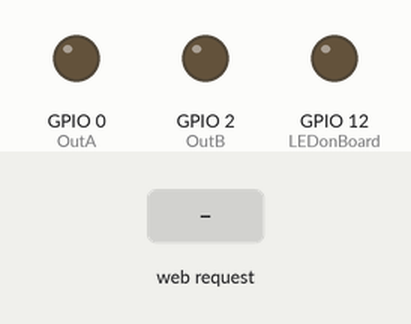
A sketch run on a simulated ESP8266 (NodeMCU). Shown: output pins drawn as LEDs (lit = HIGH). The inputs (shaded band) are chosen by the test bench. WiFi joins after 1.5 s; servers stay silent unless stated; what the sketch prints to the serial monitor is not drawn.

Above: at 0.0 s.
At 3.7 s:
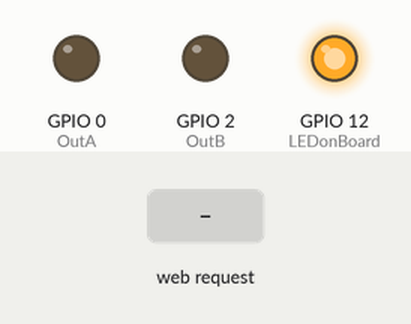
3.8 s: HTTP request GET /setPOS?POS=1 received
Timing chart, 0 to 6.8 s (numbered marks = the images above; inputs shaded):
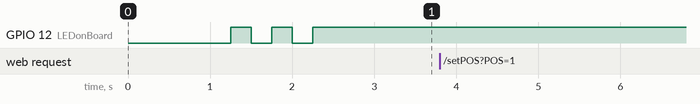

The sketch:

ESP_motor_speed_control.ino
```cpp
/*
 * Arduino code for controlling a DC motor's speed and direction with an ESP8266 using a browser on a device in local network.
 *
 * Made by KushagraK7: https://www.instructables.com/member/KushagraK7/
 *
 * The ESP8266 and the controlling device such as the laptop or the smartphone should be connected to the same local network.
 *
 *
 */

#include <ESP8266WiFi.h>
#include <ESP8266WebServer.h>

#include "PageIndex.h"; //--> Include the contents of the User Interface Web page, stored in the same folder as the .ino file

#define LEDonBoard 12  //--> Defining an On Board LED, used for indicators when the process of connecting to a wifi router

#define OutA 0
#define OutB 2

#define YES 1
#define NO 0

//----------------------------------------SSID and Password of your WiFi router
const char *ssid = "Your_Wi-Fi_Router's_name";
const char *password = "Router_Password";
//----------------------------------------

int pos;
int p = 0;
int m = 1;
int sp;
float spe = 0;

int acc = YES;//If the value is 'YES', the motor will accelerate, if it is 'NO', it will not.

String POS;
String Dir;

ESP8266WebServer server(80);  //--> Server on port 80

//----------------------------------------This routine is executed when you open NodeMCU ESP8266 IP Address in browser
void handleRoot() {
 String s = MAIN_page; //Read HTML contents
 server.send(200, "text/html", s); //Send web page
}
//----------------------------------------

//----------------------------------------Procedure for handling servo control
void setSpeed()
{
  POS = server.arg("POS");

  p = POS.toInt();

  Serial.print("Position:  ");
  Serial.print(p);
  Serial.print("  Direction:  ");
  Serial.println(m);
  server.send(200, "text/plane","");


}

void setDir()
{
  Dir = server.arg("Dir");

  if(Dir.length()  != 0) m = Dir.toInt();

  /*
  Serial.print("Position:  ");
  Serial.print(p);
  Serial.print("  Direction:  ");
  Serial.println(m);
  server.send(200, "text/plane","");
  */
}

void run(int s)
{
  if(s > 0 && s <= 255)
  {
    digitalWrite(OutB, LOW);
    analogWrite(OutA, s);
  }

  if(s < 0 && s >= -255)
  {
    digitalWrite(OutA, LOW);
    analogWrite(OutB, -s);
  }

  else
  {
    digitalWrite(OutB, LOW);
    digitalWrite(OutA, LOW);
  }

}
//----------------------------------------
//----------------------------------------Setup----------------------------------------
void setup() {
  Serial.begin(115200);
  delay(1000);

  pinMode(OutA, OUTPUT);
  pinMode(OutB, OUTPUT);


  WiFi.begin(ssid, password); //--> Connect to your WiFi router
  Serial.println("");

  pinMode(LEDonBoard,OUTPUT); //--> On Board LED port Direction output
  digitalWrite(LEDonBoard, HIGH); //--> Turn off Led On Board

  //----------------------------------------Wait for connection
  Serial.print("Connecting");
  while (WiFi.status() != WL_CONNECTED) {
    Serial.print(".");
    //----------------------------------------Make the On Board Flashing LED on the process of connecting to the wifi router.
    digitalWrite(LEDonBoard, LOW);
    delay(250);
    digitalWrite(LEDonBoard, HIGH);
    delay(250);
    //----------------------------------------
  }
  //----------------------------------------
  digitalWrite(LEDonBoard, HIGH); //--> Turn off the On Board LED when it is connected to the wifi router.
  //----------------------------------------If connection is successful then show IP address in serial monitor
  Serial.println("");
  Serial.print("Successfully connected to : ");
  Serial.println(ssid);
  Serial.print("IP address: ");
  Serial.println(WiFi.localIP());
  //----------------------------------------

  //----------------------------------------Initialize Webserver
  server.on("/",handleRoot);  //--> Routine to handle at root location. This is to display web page.
  server.on("/setPOS",setSpeed); //--> Sets servo position from Web request
  server.on("/setDir",setDir);
  server.begin();
  Serial.println("HTTP server started");
}
//------------------------------------------------------------------------------------
//----------------------------------------Loop----------------------------------------
void loop() {
 server.handleClient();

 sp = map(p, 0, 100, 0, 255);

 if(spe < sp*m) spe+= 0.1;
 if(spe > sp*m) spe-= 0.1;

 if(acc == 1) run(spe);
 else run(sp*m);
}
//------------------------------------------------------------------------------------
```

PageIndex.h
```cpp
const char MAIN_page[] PROGMEM = R"=====(

<!DOCTYPE html>
<html>
  <head>
    <meta name="viewport" content="width=device-width, initial-scale=1">
    <style>
      html {
        font-family: Arial;
        display: inline-block;
        margin: 0px auto;
        text-align: center;
      }

      .container {
        height: 200px;
        position: relative;
      }

      .centerA {
        margin: 0;
        position: absolute;
        top: 50%;
        left: 50%;
        -ms-transform: translate(-50%, -50%);
        transform: translate(-50%, -50%);
      }

      .slidecontainer {
        width: 100%;
      }

      .slider {
        -webkit-appearance: none;
        width: 50%;
        height: 15px;
        border-radius: 5px;
        background: #d3d3d3;
        outline: none;
        opacity: 0.7;
        -webkit-transition: .2s;
        transition: opacity .2s;
      }

      .slider:hover {
        opacity: 1;
      }

      .slider::-webkit-slider-thumb {
        -webkit-appearance: none;
        appearance: none;
        width: 25px;
        height: 25px;
        border-radius: 50%;
        background: #FFA500;
        cursor: pointer;
      }

      .slider::-moz-range-thumb {
        width: 25px;
        height: 25px;
        border-radius: 50%;
        background: #FFA500;
        cursor: pointer;
      }

	  .btn-group button {


		background-color: #FFA500; /* Orange background */
		border: 5px solid grey;
		color: white; /* White text */
		padding: 10px 40px; /* Some padding */
		cursor: pointer; /* Pointer/hand icon */

	  }

/* Clear floats (clearfix hack) */
.btn-group:after {
  content: "";
  clear: both;
  display: table;
}

.btn-group button:not(:last-child) {
  border-right: none; /* Prevent double borders */
}

/* Add a background color on hover */
.btn-group button:hover {
  background-color: #FF8C00;
}
    </style>
  </head>
  <body style="background-color:grey;">


    <h1>Motor Speed and Direction Control</h1>

      <p>Value : <span id="v1"></span></p>
	    <p>Direction : <span id="dir"></span></p>

    <div class="slidecontainer">
      <input
	  type="range" orient="vertical" min="0" max="100" value="0" class="slider" id="myRange"
	  >

	</div>

   <div class="container">
      <div class="centerA">
        	<div class="btn-group">
          <button Forward onclick="forward()"> Forward </button>
          <button Stop onclick= "stop()" > Stop </button>
          <button Reverse onclick="reverse()" > Reverse </button>
        	</div>
	    </div>
    </div>


    <script>
      function sendData(pos) {
        var xhttp = new XMLHttpRequest();
        xhttp.onreadystatechange = function() {
          if (this.readyState == 4 && this.status == 200) {
            console.log(this.responseText);
          }
        };
        xhttp.open("GET", "setPOS?POS="+pos, true);
        xhttp.send();
      }

      function sendDir(dir) {
        var xhttp = new XMLHttpRequest();
        xhttp.onreadystatechange = function() {
          if (this.readyState == 4 && this.status == 200) {
            console.log(this.responseText);
          }
        };
        xhttp.open("GET", "setDir?Dir="+dir, true);
        xhttp.send();
      }

		function reverse() {
			dir.innerHTML = "Reverse";

      sendDir("-1");
    }

		function forward() {
			dir.innerHTML = "Forward";

      sendDir("1");
		}

		function stop()	{
		slider.value = 0;
		output.innerHTML = slider.value;
    sendData(output.innerHTML);
		}

      var slider = document.getElementById("myRange");
      var output = document.getElementById("v1");
      output.innerHTML = slider.value;


      slider.oninput = function() {
        output.innerHTML = this.value;
        sendData(output.innerHTML);
      }
    </script>

  </body>
</html>

)=====";
```
